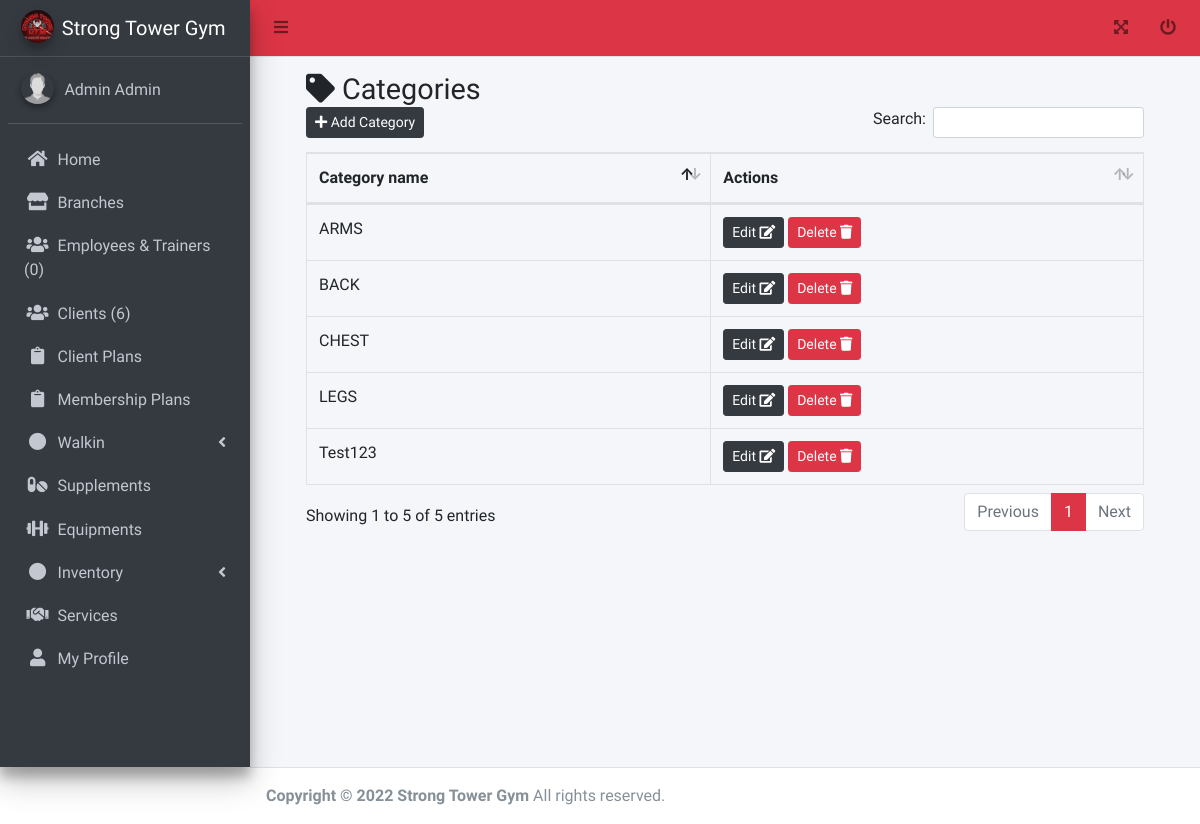
The page /admin/category.php (signed in) on the database as committed earlier.
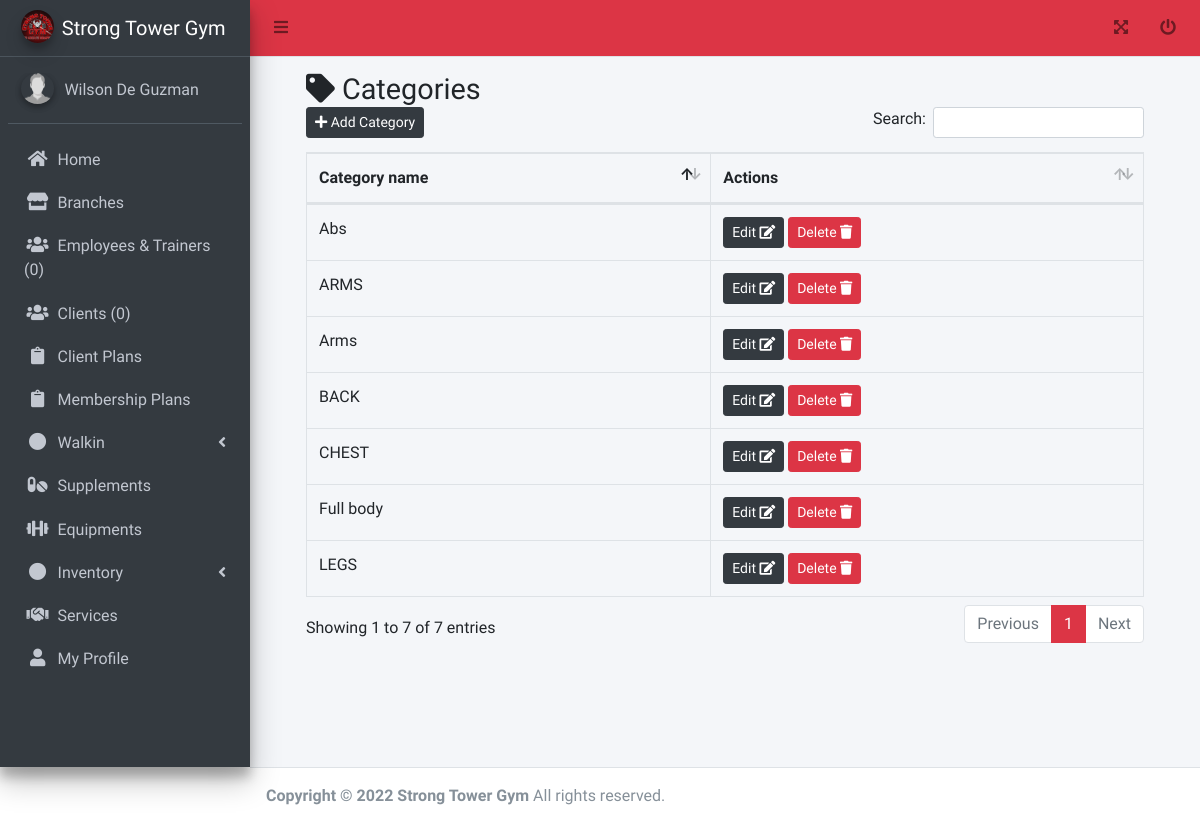
The same page on the database as committed later.
### tables this page shows
CREATE TABLE `tbl_category` (
  `id` int(11) NOT NULL,
  `name` varchar(45) DEFAULT NULL,
  `deleted_flag` int(11) DEFAULT 0,
  `branch_id` int(11) DEFAULT NULL
);

### functions.php (called while the page is built, shortened)
<?php
function get_list($sql)
{
  $data = array();
  $result = mysqli_query($_SESSION['conn'], $sql);
  while ($row = mysqli_fetch_assoc($result)) {
    $data[] = $row;
  }
  return $data;
}
function get_one($sql)
{
  if ($result = mysqli_query($_SESSION['conn'], $sql)) {
    $obj = mysqli_fetch_object($result);
    return $obj;
  }
  return false;
}

### admin/category.php (the view, shortened to what the changed rows need)
<?php include('header.php'); ?>
<link rel="stylesheet" href="../adminlte/plugins/datatables-bs4/css/dataTables.bootstrap4.min.css">
<link rel="stylesheet" href="../adminlte/plugins/datatables-responsive/css/responsive.bootstrap4.min.css">
<link rel="stylesheet" href="../adminlte/plugins/datatables-buttons/css/buttons.bootstrap4.min.css">
<div>
  <div class="content-wrapper">
    <div class="content-header">
      <div class="container-fluid" id="content">
        <div class="row mb-2">
          <div class="col-sm-12">
            <h1 class="m-0"><i class="fa fa-tag"></i> Categories</h1>
          </div>
          <div class="col-sm-12">
            <table id="example2" class="table table-bordered table-hover dataTable dtr-inline" aria-describedby="example2_info">
              <thead>
                <tr>
                  <th>Category name</th>
                  <th>Actions</th>
                </tr>
              </thead>
              <tbody>
                <?php $where = ($_SESSION['user']->access_id == 1) ? "" : " and  branch_id = " . $_SESSION['user']->branch_id  ?>
                <?php foreach (get_list("select * from tbl_category where deleted_flag = 0 $where ") as $res) { ?>
                  <tr>
                    <td><?php echo ucfirst($res['name']); ?></td>
                    <?php if (in_array($_SESSION['user']->access_id, array(1,2))) { ?>
                      <td>
                        <form method="post" onsubmit="return confirm('Are You Sure?');">
                          <a href="edit_category.php?id=<?= $res['id']; ?>" class="btn btn-sm btn-dark"> Edit <i class="fa fa-edit"></i> </a>
                          <button type="submit" class="btn btn-sm btn-danger" name="delete" value="<?php echo $res['id']; ?>"> Delete <i class="fa fa-trash"></i> </button>
                        </form>
                      </td>
                    <?php } else { ?>
                      <td>
                        <a href="view_category.php?id=<?= $res['id']; ?>" class="btn btn-sm btn-dark"> View <i class="fa fa-eye"></i> </a>
                      </td>
                    <?php } ?>
                  </tr>
                <?php } ?>
              </tbody>
            </table>
          </div>
        </div>
      </div>
    </div>
  </div>
</div>
</div>
<?php include('footer.php'); ?>

### admin/header.php (shortened to what the changed rows need)
<?php
require_once('../functions.php');
function activate($array)
{
  $page = $_SERVER['PHP_SELF'];
  $page = explode("/", $page);
  $current = end($page);
  $current = str_replace(".php", "", $current);
    return "";
}
?>
<!DOCTYPE html>
<html lang="en">
<head>
  <link rel="stylesheet" href="../adminlte/plugins/fontawesome-free/css/all.min.css">
  <link rel="stylesheet" href="../adminlte/plugins/datatables-bs4/css/dataTables.bootstrap4.min.css">
  <link rel="stylesheet" href="../adminlte/plugins/datatables-responsive/css/responsive.bootstrap4.min.css">
  <link rel="stylesheet" href="../adminlte/plugins/datatables-buttons/css/buttons.bootstrap4.min.css">
  <link rel="stylesheet" href="../adminlte/dist/css/adminlte.min.css">
  <link rel="stylesheet" href="../adminlte/css/admin.css">
</head>
<body class="hold-transition sidebar-mini">
  <div class="wrapper">
    <aside class="main-sidebar elevation-4 sidebar-dark-danger">
      <div class="sidebar">
        <div class="user-panel mt-3 pb-3 mb-3 d-flex">
          <div class="info">
            <a href="#" class="d-block"><?= ucfirst($_SESSION['user']->first_name) . ' ' . ucfirst($_SESSION['user']->last_name); ?></a>
          </div>
        </div>
        <nav class="mt-2">
          <ul class="nav nav-pills nav-sidebar flex-column" data-widget="treeview" role="menu" data-accordion="false">
            <?php switch ($_SESSION['user']->access_id) {
              case 1: ?>
                <li class="nav-item"><a href="home.php" class="nav-link btn-side <?= activate(array("home")) ?>"><i class="fa fa-home nav-icon"></i>
                    <p>Home</p>
                  </a></li>
                <li class="nav-item"><a href="branches.php" class="nav-link <?= activate(array("branches", "create_branch", "edit_branch")) ?>"><i class="fa fa-store nav-icon"></i>
                    <p>Branches</p>
                  </a></li>
                <li class="nav-item"><a href="employees.php" class="nav-link <?= activate(array("employees", "view_employee", "create_employee", "edit_employee")) ?>"><i class="fa fa-users nav-icon"></i>
                    <p>Employees & Trainers (<?= get_one("select  count(*) as pending from tbl_user where verified = 0 and access_id = 3 and deleted_flag = 0 group by verified")->pending ?? 0 ?>)</p>
                  </a></li>
                <li class="nav-item"><a href="clients.php" class="nav-link <?= activate(array("clients", "view_client", "create_client", "edit_client")) ?>"><i class="fa fa-users nav-icon"></i>
                    <?php $where = $_SESSION['user']->access_id == 1 ? '' : " and branch_id = " . $_SESSION['user']->branch_id ?>
                    <p>Clients (<?= get_one("select  count(*) as pending from tbl_user where verified = 0 and access_id = 4 and deleted_flag = 0 $where group by verified")->pending ?? 0 ?>)</p>
                  </a></li>
                <li class="nav-item"><a href="client_plans.php" class="nav-link <?= activate(array("client_plans", "create_client_plan", "edit_client_plan")) ?>"><i class="fa fa-clipboard nav-icon"></i>
                    <p>Client Plans</p>
                  </a></li>
                <li class="nav-item"><a href="membership_plans.php" class="nav-link <?= activate(array("membership_plans", "create_membership_plan", "edit_membership_plan")) ?>"><i class="fa fa-clipboard nav-icon"></i>
                    <p>Membership Plans</p>
                  </a></li>
                <li class="nav-item">
                  <a href="#" class="nav-link">
                    <i class="nav-icon fas fa-circle"></i>
                    <p>
                      Walkin
                      <i class="fas fa-angle-left right"></i>
                    </p>
                  </a>
                </li>
                <li class="nav-item"><a href="supplements.php" class="nav-link <?= activate(array("supplements", "create_supplement", "edit_supplement")) ?>"><i class="fa fa-pills nav-icon"></i>
                    <p>Supplements</p>
                  </a></li>
                <li class="nav-item"><a href="equipments.php" class="nav-link <?= activate(array("equipments", "create_equipment", "edit_equipment")) ?>"><i class="fa fa-dumbbell nav-icon"></i>
                    <p>Equipments</p>
                  </a></li>
                <li class="nav-item">
                  <a href="#" class="nav-link">
                    <i class="nav-icon fas fa-circle"></i>
                    <p>
                      Inventory
                      <i class="fas fa-angle-left right"></i>
                    </p>
                  </a>
                </li>
                <li class="nav-item"><a href="#" class="nav-link <?= activate(array("services", "create_service", "edit_service")) ?>"><i class="fa fa-handshake nav-icon"></i>
                    <p>Services</p>
                  </a></li>
                <li class="nav-item">
                  <a href="my_profile.php" class="nav-link <?= activate(array("my_profile")) ?>">
                    <i class="fa fa-user nav-icon"></i>
                    <p>My Profile</p>
                  </a>
                </li>
                <?php break; ?>
            <?php } ?>
          </ul>
        </nav>
      </div>
    </aside>

Rows that differ between the two databases and show on the page:
removed tbl_category: name "Test123", $res['id'] 6 (drawn)
added tbl_category: name "Full body", $res['id'] 8 (drawn)
added tbl_category: name "Arms", $res['id'] 9 (drawn)
added tbl_category: name "Abs", $res['id'] 14 (drawn)
Other text that changed with them:
$_SESSION['user']->first_name: "Admin" → "Wilson"
$_SESSION['user']->last_name: "Admin" → "De Guzman"
text written by a page script: "Add Category Search: Showing 1 to 5 of 5 entries Previous 1 Next" → "Add Category Search: Showing 1 to 7 of 7 entries Previous 1 Next"
text no longer shown: "6"
text now shown: "0"
